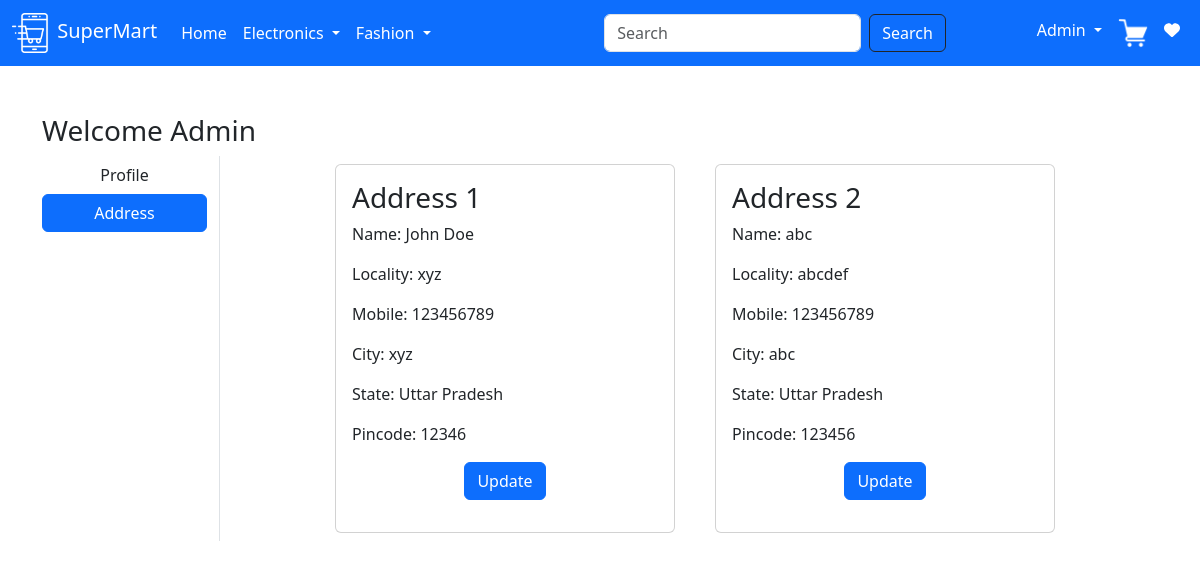
Screenshot of /address/ (signed in) with the database file from the repository.
### app/models.py (models this page shows, shortened)
class Customer(models.Model):
    user = models.ForeignKey(User,on_delete=models.CASCADE)
    name = models.CharField(max_length=200)
    locality = models.CharField(max_length=200)
    city = models.CharField(max_length=50)
    mobile = models.IntegerField(default=0)
    zipcode = models.IntegerField()
    state = models.CharField(choices=STATE_CHOICES,max_length=50)

### app/views.py (the view)
# urls.py: path('address/', views.address,name="address"), #as_view is not used bcz its fnctn not a class.
@login_required
def address(request):
    add = Customer.objects.filter(user=request.user)
    totalitem = 0
    wishitem = 0
    if request.user.is_authenticated:
        totalitem = len(Cart.objects.filter(user=request.user))
        wishitem = len(Wishlist.objects.filter(user=request.user))
    return render(request,'app/address.html',locals())

### app/templates/app/address.html (shortened to what this page needs)
{% extends "app/base.html" %}
{% load static %}
{% block main-content %}
<div class="container my-5">
    <div class="row">
        <h3>Welcome <span class="text-capitalize">{{request.user}}</span> </h3>
        <div class="col-sm-2 border-end">
            <ul class="list-unstyled">
                <li class="d-grid"><a href="{%url 'profile' %}" class="btn ">Profile</a></li>
                <li class="d-grid"><a href="{%url 'address' %}" class="btn btn-primary">Address</a></li>
            </ul>
        </div>
        <div class="col-sm-8 offset-sm-1">
            <div class="row">
                {% for ad in add  %}
                    <div class="col-sm-6">
                        <div class="card m-2">
                            <div class="card-body">
                                <h3>Address {{forloop.counter}}</h3>
                                <p>Name: {{ad.name}}</p>
                                <p>Locality: {{ad.locality}}</p>
                                <p>Mobile: {{ad.mobile}}</p>
                                <p>City: {{ad.city}}</p>
                                <p>State: {{ad.state}}</p>
                                <p>Pincode: {{ad.zipcode}}</p>
                                <p class="text-center"><a href="{% url 'updateAddress' pk=ad.id %}" type="button" class="btn btn-primary" >Update</a></p>
                            </div>
                        </div>
                    </div>
                {% endfor %}
            </div>
        </div>
    </div>
</div>
{% endblock main-content %}

### app/templates/app/base.html (shortened to what this page needs)
<!DOCTYPE html>
{% load static %}
<html lang="en">
<head>
    <link rel="stylesheet" href="https://cdn.jsdelivr.net/npm/bootstrap@5.3.3/dist/css/bootstrap.min.css">
    <link rel="stylesheet" href="{% static 'app/css/all.min.css' %}">
    <link rel="stylesheet" href="{% static 'app/css/owl.carousel.min.css' %}">
    <link rel="stylesheet" href="{% static 'app/css/style.css' %}">
</head>
<body>
    <nav class="navbar navbar-expand-lg bg-primary">
        <div class="container-fluid">
          <a class="navbar-brand  text-white" href="/">
            <img src="{% static 'app/images/banner/logo.png' %}"
            width="40px" alt="logo"> SuperMart</a>
          <div class="collapse navbar-collapse" id="navbarSupportedContent">
            <ul class="navbar-nav me-auto mb-2 mb-lg-0">
              {% if request.user.is_authenticated %}
              <li class="nav-item">
                <a class="nav-link active text-white" aria-current="page" href="/">Home</a>
              </li>
              <li class="nav-item dropdown">
                <a class="nav-link dropdown-toggle text-white" href="#" role="button" data-bs-toggle="dropdown" aria-expanded="false">
                  Electronics
                </a>
              </li>
              <li class="nav-item dropdown">
                <a class="nav-link dropdown-toggle text-white" href="#" role="button" data-bs-toggle="dropdown" aria-expanded="false">
                  Fashion
                </a>
              </li>
            </ul>
            <form class="d-flex ms-auto" role="search" action="/search">
              <input class="form-control me-2" type="search" placeholder="Search"
              name="search" aria-label="Search">
              <button class="btn btn-outline-dark text-white" type="submit">Search</button>
            </form>
            <ul class="navbar-nav ms-auto mb-2 mb-lg-0">
              <li class="nav-item dropdown">
                <a class="nav-link dropdown-toggle text-white" href="#" role="button" data-bs-toggle="dropdown" aria-expanded="false">
                  {{request.user.username|capfirst}}
                </a>
              </li>
              <li class="nav-item">
                <a class="nav-link active text-white" aria-current="page" href="{% url 'showcart' %}">
                <img src="{% static 'app/images/banner/cart.png' %}" width="30px" alt="cart"></a>
              </li>
              <li class="nav-item">
                <a class="nav-link active text-white" aria-current="page" href="{% url 'showwishlist' %}">
                 <i class="fa fa-heart" ></i></a>
              </li>
              {% endif %}
            </ul>
          </div>
        </div>
    </nav>
      {% block main-content %}{% endblock main-content %}
</body>
</html>

### rows the page displays
Customer: name "John Doe", locality "xyz", mobile "123456789", city "xyz", state "Uttar Pradesh", zipcode "12346"
Customer: name "abc", locality "abcdef", mobile "123456789", city "abc", state "Uttar Pradesh", zipcode "123456"

### other values shown
{{ request.user.username|capfirst }} "Admin"
{{ request.user }} "Admin"
